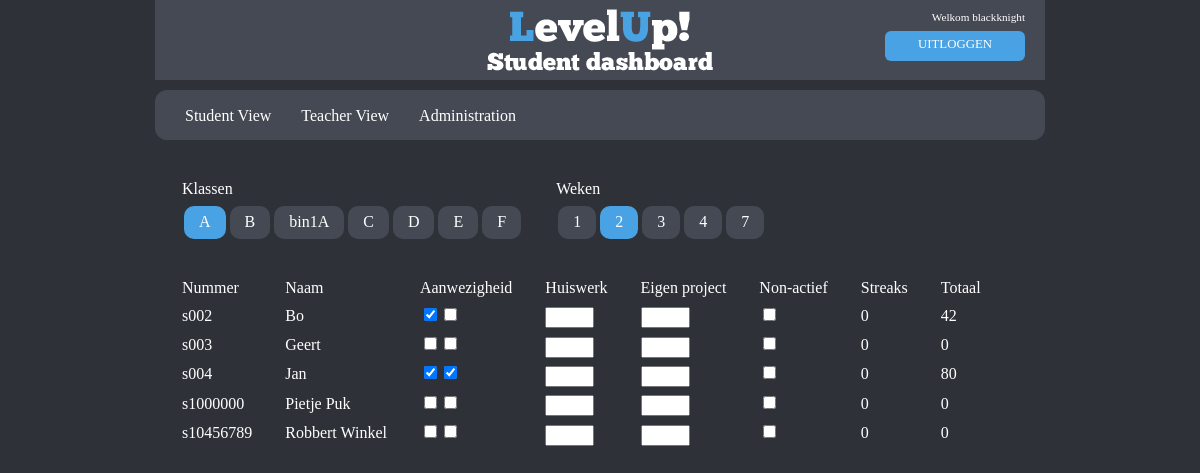
Screenshot of /website/src/index.php?page=docentview&weeknumber=2& (signed in) with the database file from the repository.
### tables this page shows
CREATE TABLE IF NOT EXISTS `students` (
  `name` varchar(50) NOT NULL,
  `nickname` varchar(20) NOT NULL,
  `points` int(4) NOT NULL,
  `class` varchar(6) NOT NULL,
  `lastlogin` timestamp NULL DEFAULT NULL,
  `highest_streak` int(11) NOT NULL,
  `password` varchar(40) NOT NULL DEFAULT 'killerbunny',
  `inactive` tinyint(1) NOT NULL DEFAULT '0'
);

CREATE TABLE IF NOT EXISTS `presences` (
  `date` datetime NOT NULL,
  `present` tinyint(1) NOT NULL,
  `student_name` varchar(50) NOT NULL
);

CREATE TABLE IF NOT EXISTS `presences_meta` (
  `date` datetime NOT NULL,
  `weeknumber` int(3) NOT NULL
);

### website/src/levelcalculations.php (called while the page is built, shortened)
<?php
function update_points( $studentname )
{
    $studentname = mysql_escape_string( $studentname );
    $points = get_student_point_array( $studentname );
    $update_query = "UPDATE students SET points = " . $points["total"] . " WHERE name = '" . $studentname . "'";
}
function get_student_point_array( $studentname )
{
    $points = Array();
    $points_meta_query = "SELECT presence, codecademy FROM points_meta";
    $presences_query = "SELECT COUNT(present) AS totalpresent FROM presences WHERE student_name = '" . $studentname . "' AND present = '1'";
    $highest_streak_query = "SELECT highest_streak FROM students WHERE name = '" . $studentname . "'";
    $streak_query = "SELECT COUNT(student_name) AS totalstreaks FROM streak WHERE student_name = '" . $studentname . "'";
    $homework_query = "SELECT SUM(grade) AS totalgrade FROM homework WHERE student_name = '" . $studentname . "'";
    $project_query = "SELECT SUM(grade) AS totalgrade FROM project WHERE student_name = '" . $studentname . "'";
    $codecademy_query = "SELECT grade FROM codecademy WHERE student_name = '" . $studentname . "'";
    $points_meta_result = mysql_fetch_assoc( mysql_query( $points_meta_query ) );
    $points_per_presence = $points_meta_result['presence'];
    $points_codecademy = $points_meta_result['codecademy'];
    $presences_result = mysql_fetch_array( mysql_query( $presences_query ) );
    $points['presence'] = (int)$presences_result['totalpresent'] * $points_per_presence;
    $streak_result = mysql_fetch_array( mysql_query( $streak_query ) );
    $points['streaks'] = (int)$streak_result['totalstreaks'];
    $highest_streak_result = mysql_fetch_array( mysql_query( $highest_streak_query ) );
    $points['highest_streak'] = (int)$highest_streak_result['highest_streak'];
    $homework_result = mysql_fetch_array( mysql_query( $homework_query ) );
    $points['homework'] = (int)$homework_result['totalgrade'];
    $project_result = mysql_fetch_array( mysql_query( $project_query ) );
    $points['project'] = (int)$project_result['totalgrade'];
    $codecademy_result = mysql_fetch_array( mysql_query( $codecademy_query ) );
    $points['codecademy'] = (int)$codecademy_result['grade'] * $points_codecademy;
    $points['total'] = (int)$points['presence'] + $points['homework'] + $points['project'] + $points['codecademy'] + $points['highest_streak'];
    return $points;
}
?>

### website/src/docentview.php (the view, shortened to what this page needs)
<?php
    function join_url( $parts, $encode=TRUE )
    {
        if ( $encode )
        {
            if ( isset( $parts['host'] ) &&
            !preg_match( '!^(\[[\da-f.:]+\]])|([\da-f.:]+)$!ui', $parts['host'] ) ){
                $parts['host']     = rawurlencode( $parts['host'] );}
            if ( !empty( $parts['path'] ) )
            {
                $parts['path']     = preg_replace( '!%2F!ui', '/',
                rawurlencode( $parts['path'] ) );
            }
        }
        $url = '';
        if ( !empty( $parts['scheme'] ) )
        {
            $url .= $parts['scheme'] . ':';
        }
        if ( isset( $parts['host'] ) )
        {
            $url .= '//';
            if ( preg_match( '!^[\da-f]*:[\da-f.:]+$!ui', $parts['host'] ) )
            {
                $url .= '[' . $parts['host'] . ']';
            }
            else
            {
                $url .= $parts['host'];
            }
        }
        if ( !empty( $parts['path'] ) )
        {
            $url .= $parts['path'];}
        if ( isset( $parts['query'] ) )
        {
            $url .= '?';
            foreach( $parts['query'] as $key => $value )
            {
                $url .= $key . "=" . $value . "&";
            }
        }
        return $url;
    }
    function mod_url_query( $parameter, $value )
    {
        $actual_link = "http://$_SERVER[HTTP_HOST]$_SERVER[REQUEST_URI]";
        $components = parse_url( $actual_link );
        $query = $components['query'];
        $get_array = array();
        parse_str( $query, $get_array );
        $get_array[$parameter] = $value;
        $components['query'] = $get_array;
        $url = join_url( $components );
        return $url;
    }
    function create_classes()
    {
        $class_query = mysql_query('SELECT DISTINCT(class) FROM students ORDER BY class ASC');
        $class = "";
        while( $row = mysql_fetch_assoc( $class_query ) )
        {
            $button_style = 'button';
            if( $row['class'] == $_GET['class'] ) { $button_style = 'button_selected'; }
            $class .= "<a href='" . mod_url_query('class',$row['class']) . "'><div class='".$button_style."'>" . $row['class'] . "</div></a>";
        }
        return $class;
    }
    function create_weeks()
    {
        $weeks_query = mysql_query('SELECT DISTINCT(weeknumber) FROM presences_meta');
        $weeks = "";
        while( $row = mysql_fetch_assoc( $weeks_query ) )
        {
            $button_style = 'button';
            if( $row['weeknumber'] == $_GET['weeknumber'] ) { $button_style = 'button_selected'; }
            $weeks .= "<a href='" . mod_url_query('weeknumber',$row['weeknumber']) . "'><div class='".$button_style."'>" . $row['weeknumber'] . "</div></a>";
        }
        return $weeks;
    }
    function create_student_rows()
    {
        $weeknumber = mysql_real_escape_string( $_GET['weeknumber'] );
        $class = mysql_real_escape_string( $_GET['class'] );
        $student_rows = "";
        $student_query = mysql_query('SELECT DISTINCT(name), nickname, inactive FROM students WHERE class REGEXP "[' . $class . ']" ORDER BY name ASC');
        while( $student_query_row = mysql_fetch_assoc( $student_query ) )
        {
            $student_name = $student_query_row['name'];
            $student_nick = $student_query_row['nickname'];
            $student_inactive = $student_query_row['inactive'];
            $student_rows .= "<tr><td>" . $student_name . "</td>";
            $student_rows .= "<td>" . $student_nick . "</td>";
            $student_rows .= "<td>";
            $presence_query =
            mysql_query( '
            SELECT presences_meta.date AS meta_date,
               presences.date,
               presences.student_name,
               presences_meta.weeknumber,
               presences.present
                FROM presences_meta
                LEFT JOIN presences ON presences_meta.date = presences.date
                    AND presences.student_name = "' . $student_name . '"
                    WHERE weeknumber = ' . $weeknumber );
            while( $presence_query_row = mysql_fetch_assoc( $presence_query ) )
            {
                $date = strtotime( $presence_query_row['date'] );
                if( $date == false )
                {
                    $date = strtotime($presence_query_row['meta_date']);
                }
                $checkboxname = "presence_".$student_name."_".$date;
                $student_rows .= "<input title=".$presence_query_row['meta_date']." id=".$checkboxname."
                                         onclick='updateStudentPresence(\"".$student_name."\",\"".$checkboxname."\",\"".$date."\")'
                                         type='checkbox' " . (($presence_query_row['present'] == 1) ? "checked" : "") . ">";
            }
            $student_rows .= "</td>";
            $student_rows .= "<td>";
            $homework_grade = "";
            $textinputname = "homework_".$student_name."_".$weeknumber;
            $student_rows .= "<input type='text' size='3' style='margin-top:4px'
                                    id=".$textinputname." value='".$homework_grade."' name='".$textinputname."'
                                    onkeyup='updateStudentHomework(\"".$student_name."\",\"".$textinputname."\")'>";
            $student_rows .= "</td>";
            $student_rows .= "<td>";
            $project_grade = "";
            $textinputname = "project_".$student_name."_".$weeknumber;
            $student_rows .= "<input type='text' size='3' style='margin-top:4px'
                                    id=".$textinputname." value='".$project_grade."' name='".$textinputname."'
                                    onkeyup='updateStudentProject(\"".$student_name."\",\"".$textinputname."\")'>";
            $student_rows .= "</td>";
            $student_rows .= "<td>";
            $checkboxname = "inactive_".$student_name;
            $student_rows .= "<input title='Resultaten van deze student worden niet meegenomen in de statistieken.' id=".$checkboxname."
                                     onclick='updateStudentInactivity(\"".$student_name."\",\"".$checkboxname."\")'
                                     type='checkbox' " . (($student_inactive == 1) ? "checked" : "") . ">";
            $student_rows .= "</td>";
            $student_points = get_student_point_array( $student_name );
            $student_rows .= "<td>";
            $student_rows .= "<div id='".$student_name."_strikes'>" . $student_points["streaks"] . "</div>";
            $student_rows .= "</td>";
            $student_rows .= "<td>";
            $student_rows .= "<div id='".$student_name."_total'>" . $student_points["total"] . "</div>";
            $student_rows .= "</td>";
        }
        return $student_rows;
    }
    function loadPage( $site )
    {
        update_points( $_GET['name'] );
        if( isset($_GET['name']) && isset($_GET['date']) && isset($_GET['presence']) )
        {
            update_presence();
            update_points( $_GET['name'] );
        }
        else if( isset($_GET['name']) && isset($_GET['inactive']) )
        {
            update_inactivity();
            update_points( $_GET['name'] );
        }
        else if( isset($_GET['name']) && isset($_GET['homework']) )
        {
            update_homework();
            update_points( $_GET['name'] );
        }
        else if( isset($_GET['name']) && isset($_GET['project']) )
        {
            update_project();
            update_points( $_GET['name'] );
        }
        else
        {
            $classes = create_classes();
            $weeks = create_weeks();
            $studentrows = create_student_rows();
            $site = str_replace( "{classes}", $classes, $site );
            $site = str_replace( "{weeks}", $weeks, $site );
            $site = str_replace( "{studentrows}", $studentrows, $site );
        }
        return $site;
    }
    $site = loadPage( $site );
?>

### website/src/index.php (shortened to what this page needs)
<?php
include "levelcalculations.php";
$admin_pages_array = Array(
    "docentview", "administration"
);
$titlebar_pages_array = Array(
    "Student View" => "studentview", "Teacher View" => "docentview", "Administration" => "administration"
);
$index_file = "index.html";
$content_file = "login";
$name = mysql_escape_string( $_SESSION['name'] );
$nick = $name;
$password = mysql_escape_string( $_SESSION['password'] );
$admin = false;
$user = false;
$admin_query = mysql_query(
    "SELECT name, password FROM admin_meta WHERE name=\"". $name."\"
         AND password=\"".$password."\"" );
if(mysql_fetch_row($admin_query))
{
    $admin = true;
}
$student_query = mysql_query(
    "SELECT name, nickname, password, lastlogin, inactive FROM students WHERE name=\"". $name."\"
         AND password=\"".$password."\"" );
if($student_query_row = mysql_fetch_assoc($student_query))
{
    $nick = $student_query_row['nickname'];
    $user = true;
}
if( $user == true || $admin == true )
{
    $content_file = "studentview";
    if( isset( $_GET['page'] ) )
    {
        if( $admin == true )
        {
            $content_file = $_GET["page"];
        }
    }
    $welcome = "Welkom " . $nick;
}
else
{
    $welcome = "<span style='color:#ff0000;'>Onbekende login gegevens!</span>";
}
$site = file_get_contents($index_file);
$content = file_get_contents($content_file . ".html");
$login = "<p>".$welcome."</p> <a href=\"index.php?page=login&logout=true\">UITLOGGEN</a>";
$menu = "";
foreach( $titlebar_pages_array as $titlebar_button_name => $titlebar_button_page )
{
    if( in_array( $titlebar_button_page, $admin_pages_array ) == false || $admin == true )
    {
        $menu .= "<a href='index.php?page=".$titlebar_button_page."'>".$titlebar_button_name."</a>";
    }
}
$site = str_replace("{login}", $login, $site);
$site = str_replace("{menu}", $menu, $site );
$site = str_replace("{content}", $content, $site);
$site = str_replace("{css}", $content_file . ".css", $site);
$site = str_replace("{javascript}", $content_file . ".js", $site);
include $content_file . ".php";
echo $site;
?>

### website/src/css/main.css (style rules this page uses)
html { color: #222; font-size: 1em; line-height: 1.4; margin: 0px; background: #2e3138; color: white; text-decoration: none; font-weight: normal; }
body { font-family: chunkfivefont; color: white; height:100%; margin: 0px; }
a { color: #49a2e4; }
.dashboard, { height:100%; width:100%; }
.content { height: 100%; width: 100%; }
.header { background: #454953; width: 890px; height:80px; margin: 0px auto 0px auto; background-image: url('../img/dashboardlogo.png'); background-position: center; background-repeat: no-repeat; background-color: #454954; }
.header #welcome { width: 200px; float:right; color: white; margin 0px auto 0px auto; padding: 0px 10px 0px 0px; }
.header #welcome p { float: right; display: block; font-size: 0.7em; margin: 10px 10px 5px 0px; }
.header #welcome a { float: right; display: block; height:20px; width: 100px; text-align: center; font-size: 0.8em; color: white; text-decoration: none; padding:5px 20px 5px 20px; margin: 0px 10px 0px 0px; background-color: #49a2e4; border-radius: 6px; }
.menu { background: #2e3138; width:890px; height:50px; margin: 10px auto 5px auto; background: #454954; border-radius: 12px; }
.menu a, a:visited { display: block; float:left; height: 35px; text-align: center; padding: 15px 0px 0px 30px; text-decoration: none; color: white; }
.content { width:900px; height: 100%; margin:0px auto 0px auto; }

### website/src/css/docentview.css (style rules this page uses)
table { padding-top: 30px; }
td { padding-left: 30px; }
.button { float:left; display:block; background-color: #454954; margin:2px; padding:5px 15px 5px 15px; border-radius: 10px; color: #fff; }
.button_selected { float:left; display:block; background-color: #454954; margin:2px; padding:5px 15px 5px 15px; border-radius: 10px; color: #fff; background-color: #49a2e4; }

### rows the page displays
students: nickname "Welkom blackknight"
students: name "s002", nickname "Bo", streaks "0", total "42"
presences: present "☑"
students: name "s003", nickname "Geert", streaks "0", total "0"
students: name "s004", nickname "Jan", streaks "0", total "80"
presences: present "☑"
presences: present "☑"
students: name "s1000000", nickname "Pietje Puk", streaks "0", total "0"
students: name "s10456789", nickname "Robbert Winkel", streaks "0", total "0"

### other values shown
$titlebar_button_name "Student View"
$titlebar_button_name "Teacher View"
$titlebar_button_name "Administration"
$site "Klassen Weken Nummer Naam Aanwezigheid Huiswerk Eigen project Non-actief Streaks Totaal"
$row['class'] "A"
$row['class'] "B"
$row['class'] "bin1A"
$row['class'] "C"
$row['class'] "D"
$row['class'] "E"
$row['class'] "F"
$row['weeknumber'] "1"
$row['weeknumber'] "2"
$row['weeknumber'] "3"
$row['weeknumber'] "4"
